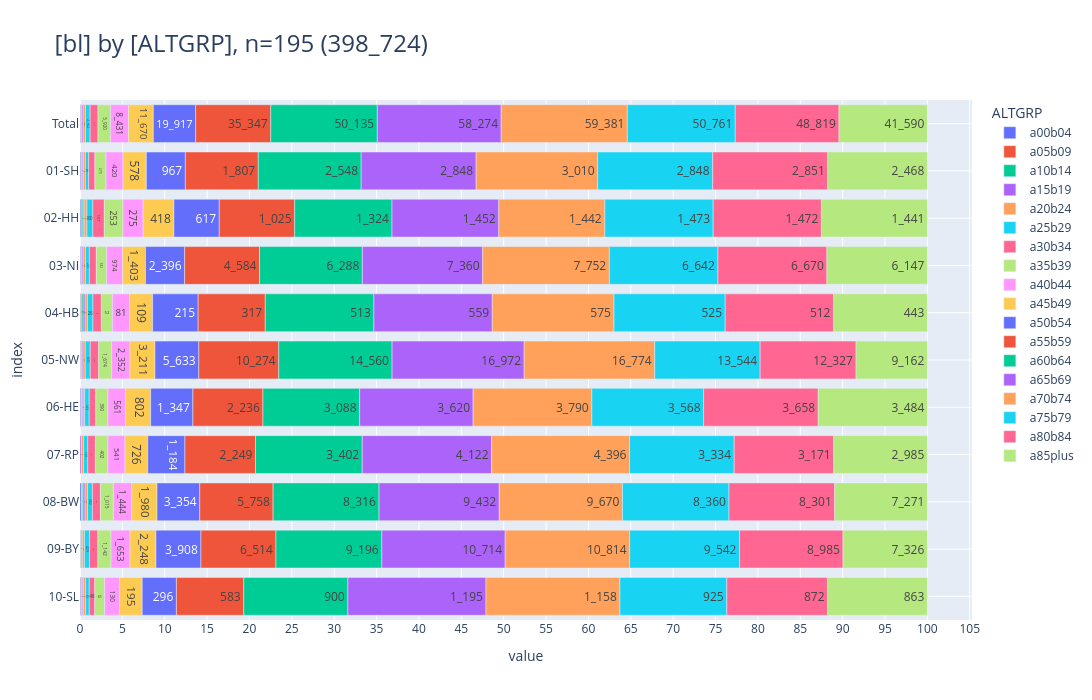

Notebook source saved alongside this figure:
### Code cell
_alias='ALTGRP'
_df = (
    show_freqs(alias=_alias, incl_c44_and_d=False)
    .rename(columns={"kkr": "bl"})
    [["bl", "ALTGRP", "cnt"]]
)
_=pls.plot_stacked_bars(
    _df,
    orientation="h",
    normalize=False,
    relative=True,
    dropna=False,
    sort_values_index=False,
    show_total=True,
    height=700,
)

### Figure 1 — Plotly figure (JSON) as saved in the notebook; plotly's stock layout.template omitted (floating-point values rounded to 4 significant figures)
{"data": [{"hovertemplate": "col=a00b04<br>value=%{x}<br>index=%{y}<br>cnt_str=%{text}<extra></extra>", "legendgroup": "a00b04", "marker": {"color": "#636EFA", "pattern": {"shape": ""}}, "name": "a00b04", "orientation": "h", "showlegend": true, "text": ["384", "23", "14", "56", "3", "93", "30", "117", "41", "7"], "textposition": "auto", "type": "bar", "x": [384, 23, 14, 56, 3, 93, 30, 117, 41, 7], "xaxis": "x", "y": [" Total", "01-SH", "02-HH", "03-NI", "04-HB", "05-NW", "06-HE", "08-BW", "09-BY", "10-SL"], "yaxis": "y"}, {"hovertemplate": "col=a05b09<br>value=%{x}<br>index=%{y}<br>cnt_str=%{text}<extra></extra>", "legendgroup": "a05b09", "marker": {"color": "#EF553B", "pattern": {"shape": ""}}, "name": "a05b09", "orientation": "h", "showlegend": true, "text": ["222", "15", "14", "25", "5", "55", "17", "57", "28", "6"], "textposition": "auto", "type": "bar", "x": [222, 15, 14, 25, 5, 55, 17, 57, 28, 6], "xaxis": "x", "y": [" Total", "01-SH", "02-HH", "03-NI", "04-HB", "05-NW", "06-HE", "08-BW", "09-BY", "10-SL"], "yaxis": "y"}, {"hovertemplate": "col=a10b14<br>value=%{x}<br>index=%{y}<br>cnt_str=%{text}<extra></extra>", "legendgroup": "a10b14", "marker": {"color": "#00CC96", "pattern": {"shape": ""}}, "name": "a10b14", "orientation": "h", "showlegend": true, "text": ["291", "19", "15", "43", "7", "67", "20", "70", "43", "7"], "textposition": "auto", "type": "bar", "x": [291, 19, 15, 43, 7, 67, 20, 70, 43, 7], "xaxis": "x", "y": [" Total", "01-SH", "02-HH", "03-NI", "04-HB", "05-NW", "06-HE", "08-BW", "09-BY", "10-SL"], "yaxis": "y"}, {"hovertemplate": "col=a15b19<br>value=%{x}<br>index=%{y}<br>cnt_str=%{text}<extra></extra>", "legendgroup": "a15b19", "marker": {"color": "#AB63FA", "pattern": {"shape": ""}}, "name": "a15b19", "orientation": "h", "showlegend": true, "text": ["615", "30", "14", "72", "9", "163", "31", "45", "153", "89", "9"], "textposition": "auto", "type": "bar", "x": [615, 30, 14, 72, 9, 163, 31, 45, 153, 89, 9], "xaxis": "x", "y": [" Total", "01-SH", "02-HH", "03-NI", "04-HB", "05-NW", "06-HE", "07-RP", "08-BW", "09-BY", "10-SL"], "yaxis": "y"}, {"hovertemplate": "col=a20b24<br>value=%{x}<br>index=%{y}<br>cnt_str=%{text}<extra></extra>", "legendgroup": "a20b24", "marker": {"color": "#FFA15A", "pattern": {"shape": ""}}, "name": "a20b24", "orientation": "h", "showlegend": true, "text": ["1_086", "49", "37", "148", "11", "310", "52", "71", "196", "192", "20"], "textposition": "auto", "type": "bar", "x": [1086, 49, 37, 148, 11, 310, 52, 71, 196, 192, 20], "xaxis": "x", "y": [" Total", "01-SH", "02-HH", "03-NI", "04-HB", "05-NW", "06-HE", "07-RP", "08-BW", "09-BY", "10-SL"], "yaxis": "y"}, {"hovertemplate": "col=a25b29<br>value=%{x}<br>index=%{y}<br>cnt_str=%{text}<extra></extra>", "legendgroup": "a25b29", "marker": {"color": "#19D3F3", "pattern": {"shape": ""}}, "name": "a25b29", "orientation": "h", "showlegend": true, "text": ["2_162", "78", "80", "229", "26", "631", "143", "133", "382", "429", "31"], "textposition": "auto", "type": "bar", "x": [2162, 78, 80, 229, 26, 631, 143, 133, 382, 429, 31], "xaxis": "x", "y": [" Total", "01-SH", "02-HH", "03-NI", "04-HB", "05-NW", "06-HE", "07-RP", "08-BW", "09-BY", "10-SL"], "yaxis": "y"}, {"hovertemplate": "col=a30b34<br>value=%{x}<br>index=%{y}<br>cnt_str=%{text}<extra></extra>", "legendgroup": "a30b34", "marker": {"color": "#FF6692", "pattern": {"shape": ""}}, "name": "a30b34", "orientation": "h", "showlegend": true, "text": ["3_719", "156", "157", "427", "40", "1_078", "211", "242", "630", "730", "48"], "textposition": "auto", "type": "bar", "x": [3719, 156, 157, 427, 40, 1078, 211, 242, 630, 730, 48], "xaxis": "x", "y": [" Total", "01-SH", "02-HH", "03-NI", "04-HB", "05-NW", "06-HE", "07-RP", "08-BW", "09-BY", "10-SL"], "yaxis": "y"}, {"hovertemplate": "col=a35b39<br>value=%{x}<br>index=%{y}<br>cnt_str=%{text}<extra></extra>", "legendgroup": "a35b39", "marker": {"color": "#B6E880", "pattern": {"shape": ""}}, "name": "a35b39", "orientation": "h", "showlegend": true, "text": ["5_920", "275", "253", "632", "52", "1_674", "390", "402", "1_015", "1_142", "85"], "textposition": "auto", "type": "bar", "x": [5920, 275, 253, 632, 52, 1674, 390, 402, 1015, 1142, 85], "xaxis": "x", "y": [" Total", "01-SH", "02-HH", "03-NI", "04-HB", "05-NW", "06-HE", "07-RP", "08-BW", "09-BY", "10-SL"], "yaxis": "y"}, {"hovertemplate": "col=a40b44<br>value=%{x}<br>index=%{y}<br>cnt_str=%{text}<extra></extra>", "legendgroup": "a40b44", "marker": {"color": "#FF97FF", "pattern": {"shape": ""}}, "name": "a40b44", "orientation": "h", "showlegend": true, "text": ["8_431", "420", "275", "974", "81", "2_352", "561", "541", "1_444", "1_653", "130"], "textposition": "auto", "type": "bar", "x": [8431, 420, 275, 974, 81, 2352, 561, 541, 1444, 1653, 130], "xaxis": "x", "y": [" Total", "01-SH", "02-HH", "03-NI", "04-HB", "05-NW", "06-HE", "07-RP", "08-BW", "09-BY", "10-SL"], "yaxis": "y"}, {"hovertemplate": "col=a45b49<br>value=%{x}<br>index=%{y}<br>cnt_str=%{text}<extra></extra>", "legendgroup": "a45b49", "marker": {"color": "#FECB52", "pattern": {"shape": ""}}, "name": "a45b49", "orientation": "h", "showlegend": true, "text": ["11_670", "578", "418", "1_403", "109", "3_211", "802", "726", "1_980", "2_248", "195"], "textposition": "auto", "type": "bar", "x": [11670, 578, 418, 1403, 109, 3211, 802, 726, 1980, 2248, 195], "xaxis": "x", "y": [" Total", "01-SH", "02-HH", "03-NI", "04-HB", "05-NW", "06-HE", "07-RP", "08-BW", "09-BY", "10-SL"], "yaxis": "y"}, {"hovertemplate": "col=a50b54<br>value=%{x}<br>index=%{y}<br>cnt_str=%{text}<extra></extra>", "legendgroup": "a50b54", "marker": {"color": "#636EFA", "pattern": {"shape": ""}}, "name": "a50b54", "orientation": "h", "showlegend": true, "text": ["19_917", "967", "617", "2_396", "215", "5_633", "1_347", "1_184", "3_354", "3_908", "296"], "textposition": "auto", "type": "bar", "x": [19917, 967, 617, 2396, 215, 5633, 1347, 1184, 3354, 3908, 296], "xaxis": "x", "y": [" Total", "01-SH", "02-HH", "03-NI", "04-HB", "05-NW", "06-HE", "07-RP", "08-BW", "09-BY", "10-SL"], "yaxis": "y"}, {"hovertemplate": "col=a55b59<br>value=%{x}<br>index=%{y}<br>cnt_str=%{text}<extra></extra>", "legendgroup": "a55b59", "marker": {"color": "#EF553B", "pattern": {"shape": ""}}, "name": "a55b59", "orientation": "h", "showlegend": true, "text": ["35_347", "1_807", "1_025", "4_584", "317", "10_274", "2_236", "2_249", "5_758", "6_514", "583"], "textposition": "auto", "type": "bar", "x": [35347, 1807, 1025, 4584, 317, 10274, 2236, 2249, 5758, 6514, 583], "xaxis": "x", "y": [" Total", "01-SH", "02-HH", "03-NI", "04-HB", "05-NW", "06-HE", "07-RP", "08-BW", "09-BY", "10-SL"], "yaxis": "y"}, {"hovertemplate": "col=a60b64<br>value=%{x}<br>index=%{y}<br>cnt_str=%{text}<extra></extra>", "legendgroup": "a60b64", "marker": {"color": "#00CC96", "pattern": {"shape": ""}}, "name": "a60b64", "orientation": "h", "showlegend": true, "text": ["50_135", "2_548", "1_324", "6_288", "513", "14_560", "3_088", "3_402", "8_316", "9_196", "900"], "textposition": "auto", "type": "bar", "x": [50135, 2548, 1324, 6288, 513, 14560, 3088, 3402, 8316, 9196, 900], "xaxis": "x", "y": [" Total", "01-SH", "02-HH", "03-NI", "04-HB", "05-NW", "06-HE", "07-RP", "08-BW", "09-BY", "10-SL"], "yaxis": "y"}, {"hovertemplate": "col=a65b69<br>value=%{x}<br>index=%{y}<br>cnt_str=%{text}<extra></extra>", "legendgroup": "a65b69", "marker": {"color": "#AB63FA", "pattern": {"shape": ""}}, "name": "a65b69", "orientation": "h", "showlegend": true, "text": ["58_274", "2_848", "1_452", "7_360", "559", "16_972", "3_620", "4_122", "9_432", "10_714", "1_195"], "textposition": "auto", "type": "bar", "x": [58274, 2848, 1452, 7360, 559, 16972, 3620, 4122, 9432, 10714, 1195], "xaxis": "x", "y": [" Total", "01-SH", "02-HH", "03-NI", "04-HB", "05-NW", "06-HE", "07-RP", "08-BW", "09-BY", "10-SL"], "yaxis": "y"}, {"hovertemplate": "col=a70b74<br>value=%{x}<br>index=%{y}<br>cnt_str=%{text}<extra></extra>", "legendgroup": "a70b74", "marker": {"color": "#FFA15A", "pattern": {"shape": ""}}, "name": "a70b74", "orientation": "h", "showlegend": true, "text": ["59_381", "3_010", "1_442", "7_752", "575", "16_774", "3_790", "4_396", "9_670", "10_814", "1_158"], "textposition": "auto", "type": "bar", "x": [59381, 3010, 1442, 7752, 575, 16774, 3790, 4396, 9670, 10814, 1158], "xaxis": "x", "y": [" Total", "01-SH", "02-HH", "03-NI", "04-HB", "05-NW", "06-HE", "07-RP", "08-BW", "09-BY", "10-SL"], "yaxis": "y"}, {"hovertemplate": "col=a75b79<br>value=%{x}<br>index=%{y}<br>cnt_str=%{text}<extra></extra>", "legendgroup": "a75b79", "marker": {"color": "#19D3F3", "pattern": {"shape": ""}}, "name": "a75b79", "orientation": "h", "showlegend": true, "text": ["50_761", "2_848", "1_473", "6_642", "525", "13_544", "3_568", "3_334", "8_360", "9_542", "925"], "textposition": "auto", "type": "bar", "x": [50761, 2848, 1473, 6642, 525, 13544, 3568, 3334, 8360, 9542, 925], "xaxis": "x", "y": [" Total", "01-SH", "02-HH", "03-NI", "04-HB", "05-NW", "06-HE", "07-RP", "08-BW", "09-BY", "10-SL"], "yaxis": "y"}, {"hovertemplate": "col=a80b84<br>value=%{x}<br>index=%{y}<br>cnt_str=%{text}<extra></extra>", "legendgroup": "a80b84", "marker": {"color": "#FF6692", "pattern": {"shape": ""}}, "name": "a80b84", "orientation": "h", "showlegend": true, "text": ["48_819", "2_851", "1_472", "6_670", "512", "12_327", "3_658", "3_171", "8_301", "8_985", "872"], "textposition": "auto", "type": "bar", "x": [48819, 2851, 1472, 6670, 512, 12327, 3658, 3171, 8301, 8985, 872], "xaxis": "x", "y": [" Total", "01-SH", "02-HH", "03-NI", "04-HB", "05-NW", "06-HE", "07-RP", "08-BW", "09-BY", "10-SL"], "yaxis": "y"}, {"hovertemplate": "col=a85plus<br>value=%{x}<br>index=%{y}<br>cnt_str=%{text}<extra></extra>", "legendgroup": "a85plus", "marker": {"color": "#B6E880", "pattern": {"shape": ""}}, "name": "a85plus", "orientation": "h", "showlegend": true, "text": ["41_590", "2_468", "1_441", "6_147", "443", "9_162", "3_484", "2_985", "7_271", "7_326", "863"], "textposition": "auto", "type": "bar", "x": [41590, 2468, 1441, 6147, 443, 9162, 3484, 2985, 7271, 7326, 863], "xaxis": "x", "y": [" Total", "01-SH", "02-HH", "03-NI", "04-HB", "05-NW", "06-HE", "07-RP", "08-BW", "09-BY", "10-SL"], "yaxis": "y"}], "layout": {"barmode": "relative", "barnorm": "percent", "height": 700, "legend": {"title": {"text": "ALTGRP"}, "tracegroupgap": 0, "traceorder": "normal"}, "title": {"font": {"size": 24}, "text": "[bl] by [ALTGRP], n=195 (398_724)", "xanchor": "left", "y": 0.95, "yanchor": "top"}, "width": 1600, "xaxis": {"anchor": "y", "domain": [0, 1], "dtick": 5, "gridwidth": 1, "showgrid": true, "title": {"text": "value"}}, "yaxis": {"anchor": "x", "categoryarray": ["10-SL", "09-BY", "08-BW", "07-RP", "06-HE", "05-NW", "04-HB", "03-NI", "02-HH", "01-SH", " Total"], "categoryorder": "array", "domain": [0, 1], "gridwidth": 1, "showgrid": true, "title": {"text": "index"}}}}
